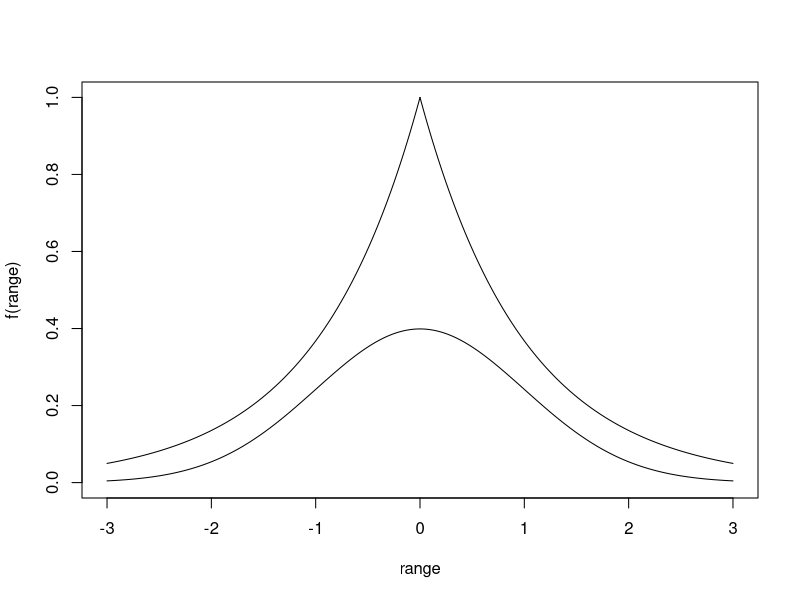
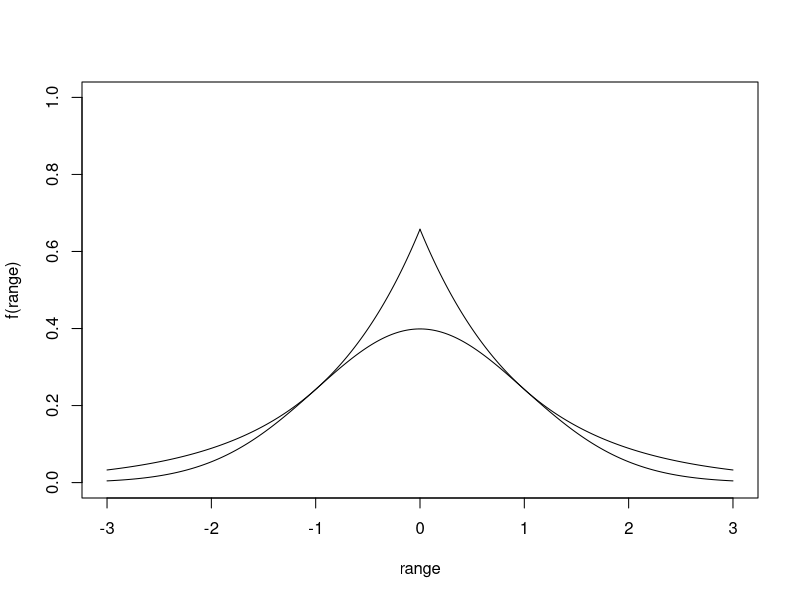
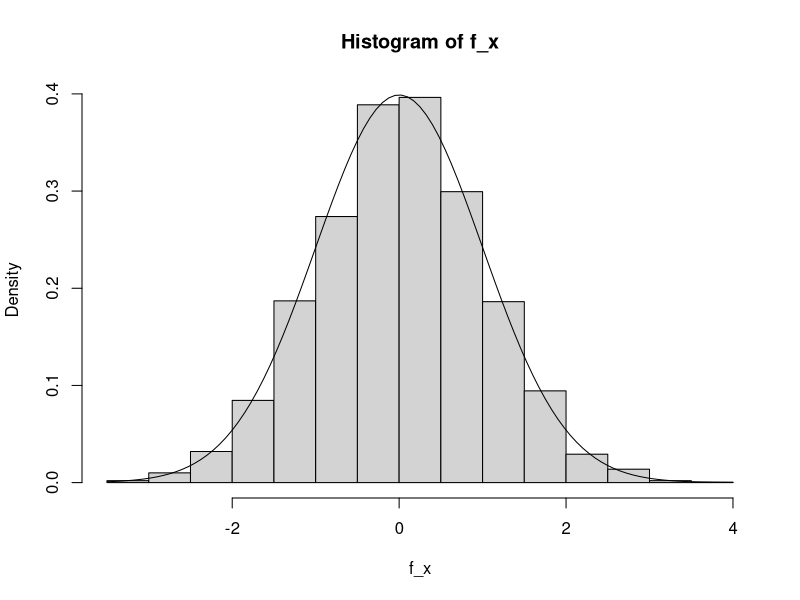

Recreate these plots in R, in order.
# 1.
f <- function(x){
  1/sqrt(2*pi) * exp(-x^2/2)
}

integrate(f,-Inf,Inf)
range <- seq(-3,3,0.01)

g <- function(x){
  exp(-x)
}

range2 <- seq(0,3,0.01)

plot(range,f(range),type = "l", ylim = c(0,1))
lines(range2, g(range2))
lines(-range2, g(range2))

#min M = max f/g

max(f(range)/g(range)) # m

#f/g = sqrt(2/pi) * exp(-x^2/2 + x)

# d/dx = 0
# 1/sqrt(2*pi) * exp(-x^2/2 + x) * (1-x) = 0
# x = 1

M <- f(1)/g(1)
plot(range,f(range),type = "l", ylim = c(0,1))
lines(range2, M * g(range2))
lines(-range2, M * g(range2))


f_x <- rep(0,10000)

for(i in 1:length(f_x)){
  repeat{
    x <- -log(runif(1)) # g(x), use rexp(1)
    u <- runif(1)
    if(u < f(x)/(M*g(x))) {break}
  }
  
  if(runif(1) < 0.5){
    Z = x
  }else{
    Z = -x
  }
  
  f_x[i] <- Z
}

hist(f_x, prob = T)
curve(dnorm(x,0,1),add = T) # 模擬的結果接近分配實際的pdf

# 2.
x <- rt(10000, df = 3)
f <- function(x){
  1/sqrt(2*pi) * exp(-x^2/2)
}
w <- f(x) / dt(x, df = 3)

mean(w*x) # N(0,1)的期望值為0，模擬結果與真實值接近

# 3.
x <- rnorm(10000)
f <- function(x){
  2/(sqrt(3)*pi) * (1 + x^2/3)^-2
}
w <- f(x) / dnorm(x)

mean(w*x) # t(3)的期望值為0，模擬結果與真實值接近
